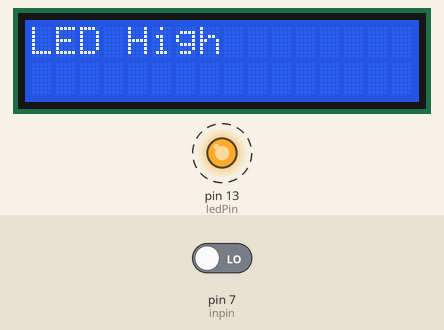
This sketch was run on a simulated Arduino Uno, built with avr-gcc and run on an emulated ATmega328P. On the bench: 16×2 character LCD, output pins drawn as LEDs (lit = HIGH). Dashed ring = blinking. Inputs (shaded band) come from the test bench; at power-on: pin 7 (inpin) LOW.

Above: at 0.1 s.
At 1.1 s:
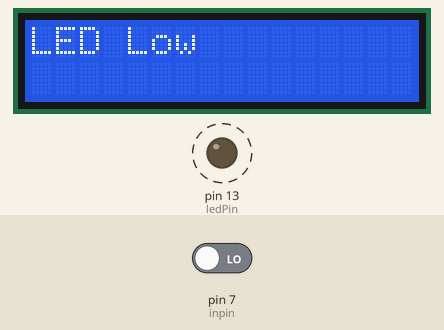
Timing chart, 0 to 130.0 s (numbered marks = the images above):
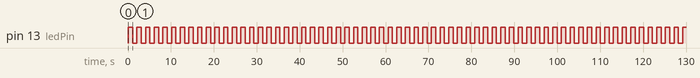

Measured:
- by itself, pin 13 (ledPin): alternates HIGH for 1.0 s and LOW for 1.0 s

The sketch:

LED_flash-LCD-arduino_uno.ino
```cpp
// Pin number for the LED
const int ledPin = 13;

#include <Wire.h>
#include <LiquidCrystal_I2C.h>
LiquidCrystal_I2C lcd(0x27,16,2); // set the LCD address to 0x27 for a 16 chars and 2 line display
//int ledpin=11;// initialize pin 11
int inpin=7;// initialize pin 7
int val;// define val


void setup() {
  // Set the LED pin as an output
  pinMode(ledPin, OUTPUT);
  lcd.init(); // initialize the lcd

//Read signal from inpin = 7
digitalRead(inpin);
// Print a message to the LCD.
lcd.backlight();

}

void loop() {
  // Turn on the LED
  digitalWrite(ledPin, HIGH);
  lcd.setCursor(0,0);
lcd.print("LED High");
lcd.setCursor(0,1);
//lcd.print(val);
  // Wait for 1 second
  delay(1000);

  // Turn off the LED
  digitalWrite(ledPin, LOW);
   lcd.setCursor(0,0);
lcd.print("LED Low ");
lcd.setCursor(0,1);
//lcd.print(val);
  // Wait for 1 second
  delay(1000);
}
```
